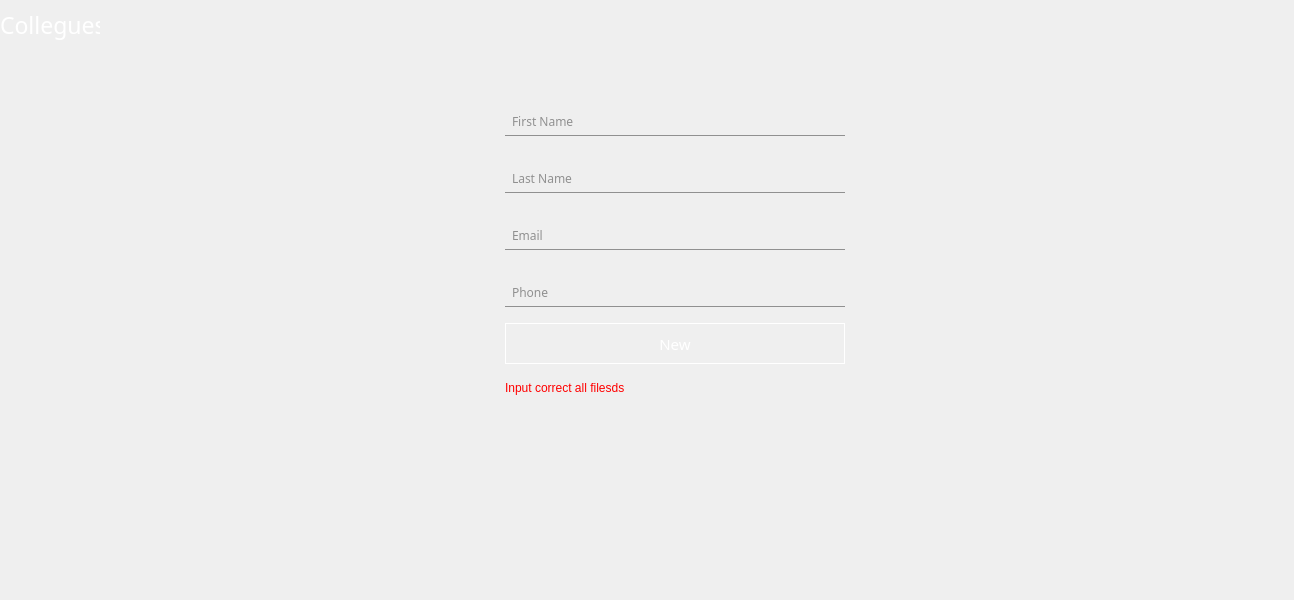
<?xml version="1.0" encoding="UTF-8"?>
<ui version="4.0">
 <class>AddCollegueView</class>
 <widget class="QWidget" name="AddCollegueView">
  <property name="geometry">
   <rect>
    <x>0</x>
    <y>0</y>
    <width>1294</width>
    <height>600</height>
   </rect>
  </property>
  <property name="minimumSize">
   <size>
    <width>1294</width>
    <height>600</height>
   </size>
  </property>
  <property name="maximumSize">
   <size>
    <width>1294</width>
    <height>600</height>
   </size>
  </property>
  <property name="windowTitle">
   <string>Form</string>
  </property>
  <widget class="QPushButton" name="btnAddCollegue">
   <property name="geometry">
    <rect>
     <x>505</x>
     <y>323</y>
     <width>340</width>
     <height>41</height>
    </rect>
   </property>
   <property name="font">
    <font>
     <family>Leelawadee UI Semilight</family>
     <pointsize>11</pointsize>
    </font>
   </property>
   <property name="styleSheet">
    <string notr="true">QPushButton#btnAddCollegue
{	
 	border:1px solid #ffffff;
	color:white;
	background-color:transparent;
 }

QPushButton#btnAddCollegue:hover
{
 	color:#0992b1;
 } 

QPushButton#btnAddCollegue:pressed
{
 	color:#0992b1;
	border: 1px solid #0992b1; 
} </string>
   </property>
   <property name="text">
    <string>New</string>
   </property>
  </widget>
  <widget class="ColleaguesLineEditd" name="txtFirstName">
   <property name="geometry">
    <rect>
     <x>505</x>
     <y>105</y>
     <width>340</width>
     <height>31</height>
    </rect>
   </property>
   <property name="font">
    <font>
     <family>Calibri</family>
     <pointsize>10</pointsize>
    </font>
   </property>
   <property name="styleSheet">
    <string notr="true">color:ffffff;
border:none;
border-bottom:1px solid #909090;
background-color:transparent;
padding-left:7px;
padding-bottom:0px;</string>
   </property>
   <property name="text">
    <string/>
   </property>
  </widget>
  <widget class="ColleaguesLineEditd" name="txtLastName">
   <property name="geometry">
    <rect>
     <x>505</x>
     <y>162</y>
     <width>340</width>
     <height>31</height>
    </rect>
   </property>
   <property name="font">
    <font>
     <family>Calibri</family>
     <pointsize>10</pointsize>
    </font>
   </property>
   <property name="styleSheet">
    <string notr="true">color:ffffff;
border:none;
border-bottom:1px solid #909090;
background-color:transparent;
padding-left:7px;</string>
   </property>
   <property name="text">
    <string/>
   </property>
  </widget>
  <widget class="ColleaguesLineEditd" name="txtEmail">
   <property name="geometry">
    <rect>
     <x>505</x>
     <y>219</y>
     <width>340</width>
     <height>31</height>
    </rect>
   </property>
   <property name="font">
    <font>
     <family>Calibri</family>
     <pointsize>10</pointsize>
    </font>
   </property>
   <property name="styleSheet">
    <string notr="true">color:ffffff;
border:none;
border-bottom:1px solid #909090;
background-color:transparent;
padding-left:7px;</string>
   </property>
   <property name="text">
    <string/>
   </property>
  </widget>
  <widget class="ColleaguesLineEditd" name="txtPhone">
   <property name="geometry">
    <rect>
     <x>505</x>
     <y>276</y>
     <width>340</width>
     <height>31</height>
    </rect>
   </property>
   <property name="font">
    <font>
     <family>Calibri</family>
     <pointsize>10</pointsize>
    </font>
   </property>
   <property name="styleSheet">
    <string notr="true">color:ffffff;
border:none;
border-bottom:1px solid #909090;
background-color:transparent;
padding-left:7px;</string>
   </property>
   <property name="text">
    <string/>
   </property>
  </widget>
  <widget class="ColleaguesLabel" name="lblFirstName">
   <property name="geometry">
    <rect>
     <x>512</x>
     <y>113</y>
     <width>61</width>
     <height>16</height>
    </rect>
   </property>
   <property name="font">
    <font>
     <family>Leelawadee UI Semilight</family>
     <pointsize>9</pointsize>
    </font>
   </property>
   <property name="styleSheet">
    <string notr="true">color:#909090;</string>
   </property>
   <property name="text">
    <string>First Name</string>
   </property>
  </widget>
  <widget class="ColleaguesLabel" name="lblLastName">
   <property name="geometry">
    <rect>
     <x>512</x>
     <y>170</y>
     <width>61</width>
     <height>16</height>
    </rect>
   </property>
   <property name="font">
    <font>
     <family>Leelawadee UI Semilight</family>
     <pointsize>9</pointsize>
    </font>
   </property>
   <property name="styleSheet">
    <string notr="true">color:#909090;</string>
   </property>
   <property name="text">
    <string>Last Name</string>
   </property>
  </widget>
  <widget class="ColleaguesLabel" name="lblEmail">
   <property name="geometry">
    <rect>
     <x>512</x>
     <y>227</y>
     <width>51</width>
     <height>16</height>
    </rect>
   </property>
   <property name="font">
    <font>
     <family>Leelawadee UI Semilight</family>
     <pointsize>9</pointsize>
    </font>
   </property>
   <property name="styleSheet">
    <string notr="true">color:#909090;</string>
   </property>
   <property name="text">
    <string>Email</string>
   </property>
  </widget>
  <widget class="ColleaguesLabel" name="lblPhone">
   <property name="geometry">
    <rect>
     <x>512</x>
     <y>284</y>
     <width>51</width>
     <height>16</height>
    </rect>
   </property>
   <property name="font">
    <font>
     <family>Leelawadee UI Semilight</family>
     <pointsize>9</pointsize>
    </font>
   </property>
   <property name="styleSheet">
    <string notr="true">color:#909090;</string>
   </property>
   <property name="text">
    <string>Phone</string>
   </property>
  </widget>
  <widget class="QLabel" name="lblIncorrectInput">
   <property name="geometry">
    <rect>
     <x>505</x>
     <y>380</y>
     <width>151</width>
     <height>16</height>
    </rect>
   </property>
   <property name="styleSheet">
    <string notr="true">color:red;
 opacity: 0;</string>
   </property>
   <property name="text">
    <string>Input correct all filesds</string>
   </property>
  </widget>
  <widget class="QLabel" name="lblCollegues">
   <property name="geometry">
    <rect>
     <x>0</x>
     <y>0</y>
     <width>100</width>
     <height>50</height>
    </rect>
   </property>
   <property name="font">
    <font>
     <family>Leelawadee UI Semilight</family>
     <pointsize>17</pointsize>
    </font>
   </property>
   <property name="styleSheet">
    <string notr="true">color: #ffffff;
background-color:transparent;</string>
   </property>
   <property name="text">
    <string>Collegues</string>
   </property>
  </widget>
  <widget class="ColleaguesLabel" name="lblBackGround">
   <property name="geometry">
    <rect>
     <x>0</x>
     <y>0</y>
     <width>1294</width>
     <height>600</height>
    </rect>
   </property>
   <property name="minimumSize">
    <size>
     <width>1294</width>
     <height>600</height>
    </size>
   </property>
   <property name="text">
    <string/>
   </property>
  </widget>
  <zorder>lblBackGround</zorder>
  <zorder>btnAddCollegue</zorder>
  <zorder>txtFirstName</zorder>
  <zorder>txtLastName</zorder>
  <zorder>txtEmail</zorder>
  <zorder>txtPhone</zorder>
  <zorder>lblFirstName</zorder>
  <zorder>lblLastName</zorder>
  <zorder>lblEmail</zorder>
  <zorder>lblPhone</zorder>
  <zorder>lblIncorrectInput</zorder>
  <zorder>lblCollegues</zorder>
 </widget>
 <customwidgets>
  <customwidget>
   <class>ColleaguesLineEditd</class>
   <extends>QLineEdit</extends>
   <header location="global">CommonUiControllers\Views\Colleagues\ColleaguesLineEditd.h</header>
  </customwidget>
  <customwidget>
   <class>ColleaguesLabel</class>
   <extends>QLabel</extends>
   <header location="global">CommonUiControllers\Views\Colleagues\ColleaguesLabel.h</header>
  </customwidget>
 </customwidgets>
 <resources/>
 <connections/>
</ui>
